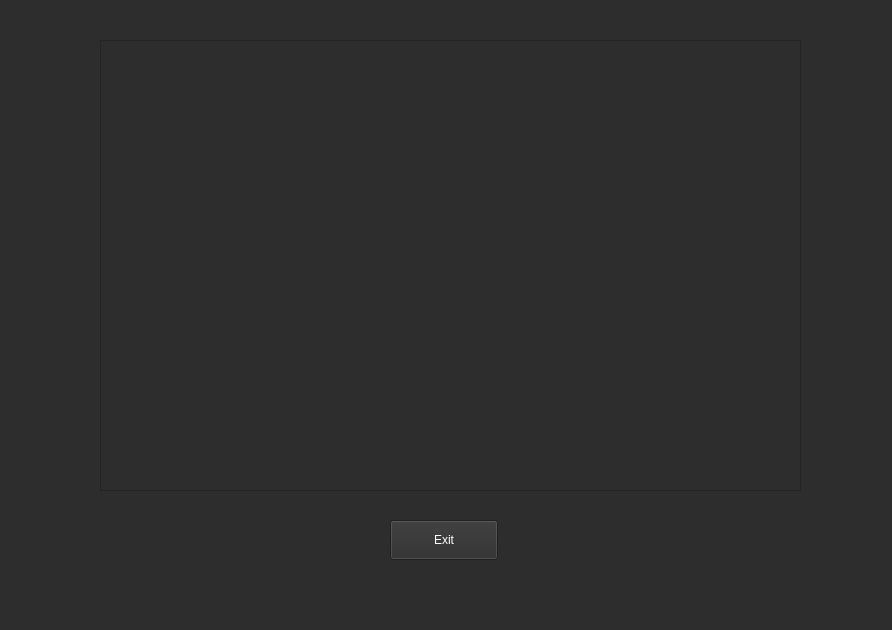
<?xml version="1.0" encoding="UTF-8"?>
<ui version="4.0">
 <class>ContainerInfo</class>
 <widget class="QWidget" name="ContainerInfo">
  <property name="geometry">
   <rect>
    <x>0</x>
    <y>0</y>
    <width>892</width>
    <height>630</height>
   </rect>
  </property>
  <property name="windowTitle">
   <string>Form</string>
  </property>
  <property name="styleSheet">
   <string notr="true">background-color: rgb(45, 45, 45);</string>
  </property>
  <widget class="QTextEdit" name="container_info">
   <property name="geometry">
    <rect>
     <x>100</x>
     <y>40</y>
     <width>701</width>
     <height>451</height>
    </rect>
   </property>
   <property name="palette">
    <palette>
     <active>
      <colorrole role="WindowText">
       <brush brushstyle="SolidPattern">
        <color alpha="255">
         <red>255</red>
         <green>255</green>
         <blue>255</blue>
        </color>
       </brush>
      </colorrole>
      <colorrole role="Button">
       <brush brushstyle="SolidPattern">
        <color alpha="255">
         <red>45</red>
         <green>45</green>
         <blue>45</blue>
        </color>
       </brush>
      </colorrole>
      <colorrole role="Text">
       <brush brushstyle="SolidPattern">
        <color alpha="255">
         <red>255</red>
         <green>255</green>
         <blue>255</blue>
        </color>
       </brush>
      </colorrole>
      <colorrole role="ButtonText">
       <brush brushstyle="SolidPattern">
        <color alpha="255">
         <red>255</red>
         <green>255</green>
         <blue>255</blue>
        </color>
       </brush>
      </colorrole>
      <colorrole role="Base">
       <brush brushstyle="SolidPattern">
        <color alpha="255">
         <red>45</red>
         <green>45</green>
         <blue>45</blue>
        </color>
       </brush>
      </colorrole>
      <colorrole role="Window">
       <brush brushstyle="SolidPattern">
        <color alpha="255">
         <red>45</red>
         <green>45</green>
         <blue>45</blue>
        </color>
       </brush>
      </colorrole>
     </active>
     <inactive>
      <colorrole role="WindowText">
       <brush brushstyle="SolidPattern">
        <color alpha="255">
         <red>255</red>
         <green>255</green>
         <blue>255</blue>
        </color>
       </brush>
      </colorrole>
      <colorrole role="Button">
       <brush brushstyle="SolidPattern">
        <color alpha="255">
         <red>45</red>
         <green>45</green>
         <blue>45</blue>
        </color>
       </brush>
      </colorrole>
      <colorrole role="Text">
       <brush brushstyle="SolidPattern">
        <color alpha="255">
         <red>255</red>
         <green>255</green>
         <blue>255</blue>
        </color>
       </brush>
      </colorrole>
      <colorrole role="ButtonText">
       <brush brushstyle="SolidPattern">
        <color alpha="255">
         <red>255</red>
         <green>255</green>
         <blue>255</blue>
        </color>
       </brush>
      </colorrole>
      <colorrole role="Base">
       <brush brushstyle="SolidPattern">
        <color alpha="255">
         <red>45</red>
         <green>45</green>
         <blue>45</blue>
        </color>
       </brush>
      </colorrole>
      <colorrole role="Window">
       <brush brushstyle="SolidPattern">
        <color alpha="255">
         <red>45</red>
         <green>45</green>
         <blue>45</blue>
        </color>
       </brush>
      </colorrole>
     </inactive>
     <disabled>
      <colorrole role="WindowText">
       <brush brushstyle="SolidPattern">
        <color alpha="255">
         <red>120</red>
         <green>120</green>
         <blue>120</blue>
        </color>
       </brush>
      </colorrole>
      <colorrole role="Button">
       <brush brushstyle="SolidPattern">
        <color alpha="255">
         <red>45</red>
         <green>45</green>
         <blue>45</blue>
        </color>
       </brush>
      </colorrole>
      <colorrole role="Text">
       <brush brushstyle="SolidPattern">
        <color alpha="255">
         <red>120</red>
         <green>120</green>
         <blue>120</blue>
        </color>
       </brush>
      </colorrole>
      <colorrole role="ButtonText">
       <brush brushstyle="SolidPattern">
        <color alpha="255">
         <red>120</red>
         <green>120</green>
         <blue>120</blue>
        </color>
       </brush>
      </colorrole>
      <colorrole role="Base">
       <brush brushstyle="SolidPattern">
        <color alpha="255">
         <red>45</red>
         <green>45</green>
         <blue>45</blue>
        </color>
       </brush>
      </colorrole>
      <colorrole role="Window">
       <brush brushstyle="SolidPattern">
        <color alpha="255">
         <red>45</red>
         <green>45</green>
         <blue>45</blue>
        </color>
       </brush>
      </colorrole>
     </disabled>
    </palette>
   </property>
  </widget>
  <widget class="QPushButton" name="btn_exit">
   <property name="geometry">
    <rect>
     <x>390</x>
     <y>520</y>
     <width>108</width>
     <height>40</height>
    </rect>
   </property>
   <property name="minimumSize">
    <size>
     <width>0</width>
     <height>40</height>
    </size>
   </property>
   <property name="palette">
    <palette>
     <active>
      <colorrole role="Button">
       <brush brushstyle="SolidPattern">
        <color alpha="255">
         <red>45</red>
         <green>45</green>
         <blue>45</blue>
        </color>
       </brush>
      </colorrole>
      <colorrole role="ButtonText">
       <brush brushstyle="SolidPattern">
        <color alpha="255">
         <red>255</red>
         <green>255</green>
         <blue>255</blue>
        </color>
       </brush>
      </colorrole>
      <colorrole role="Base">
       <brush brushstyle="SolidPattern">
        <color alpha="255">
         <red>45</red>
         <green>45</green>
         <blue>45</blue>
        </color>
       </brush>
      </colorrole>
      <colorrole role="Window">
       <brush brushstyle="SolidPattern">
        <color alpha="255">
         <red>45</red>
         <green>45</green>
         <blue>45</blue>
        </color>
       </brush>
      </colorrole>
     </active>
     <inactive>
      <colorrole role="Button">
       <brush brushstyle="SolidPattern">
        <color alpha="255">
         <red>45</red>
         <green>45</green>
         <blue>45</blue>
        </color>
       </brush>
      </colorrole>
      <colorrole role="ButtonText">
       <brush brushstyle="SolidPattern">
        <color alpha="255">
         <red>255</red>
         <green>255</green>
         <blue>255</blue>
        </color>
       </brush>
      </colorrole>
      <colorrole role="Base">
       <brush brushstyle="SolidPattern">
        <color alpha="255">
         <red>45</red>
         <green>45</green>
         <blue>45</blue>
        </color>
       </brush>
      </colorrole>
      <colorrole role="Window">
       <brush brushstyle="SolidPattern">
        <color alpha="255">
         <red>45</red>
         <green>45</green>
         <blue>45</blue>
        </color>
       </brush>
      </colorrole>
     </inactive>
     <disabled>
      <colorrole role="Button">
       <brush brushstyle="SolidPattern">
        <color alpha="255">
         <red>45</red>
         <green>45</green>
         <blue>45</blue>
        </color>
       </brush>
      </colorrole>
      <colorrole role="ButtonText">
       <brush brushstyle="SolidPattern">
        <color alpha="255">
         <red>120</red>
         <green>120</green>
         <blue>120</blue>
        </color>
       </brush>
      </colorrole>
      <colorrole role="Base">
       <brush brushstyle="SolidPattern">
        <color alpha="255">
         <red>45</red>
         <green>45</green>
         <blue>45</blue>
        </color>
       </brush>
      </colorrole>
      <colorrole role="Window">
       <brush brushstyle="SolidPattern">
        <color alpha="255">
         <red>45</red>
         <green>45</green>
         <blue>45</blue>
        </color>
       </brush>
      </colorrole>
     </disabled>
    </palette>
   </property>
   <property name="styleSheet">
    <string notr="true"/>
   </property>
   <property name="text">
    <string>Exit</string>
   </property>
  </widget>
 </widget>
 <resources/>
 <connections/>
</ui>
